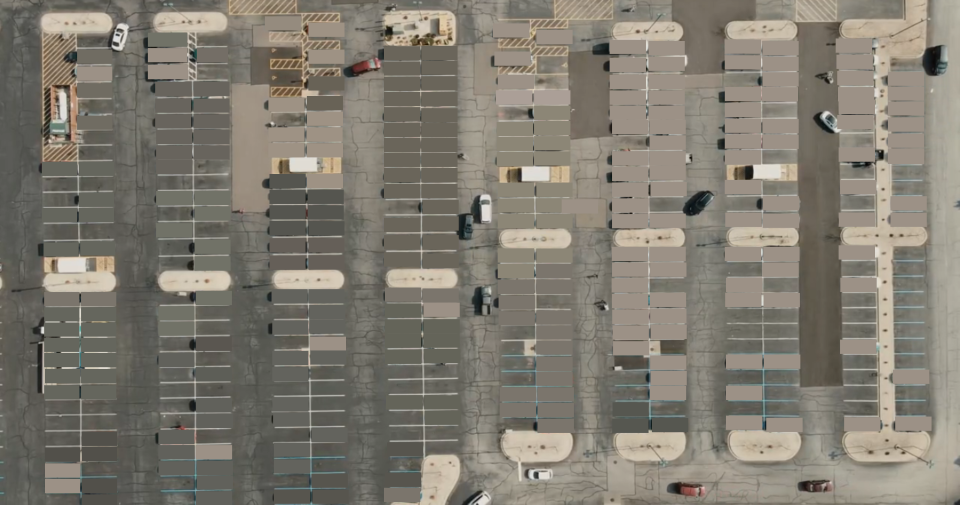
#> input picture Solutions/v1.1_ParkingSlotDetector_CCA/images/parking_lot_empty.png, 1919 x 1009 px (shown at 1/2 size)
$ python parking_slot_status_detector.py
#> lines starting #> are read from the running program, lines starting #| are printed output that depends on the picture; after the words box and inside, x2 and y2 are one past the last pixel; in counts of white or black regions, pixels touching at a corner belong together
import cv2
import numpy as np
import pandas as pd
import os
import cvzone
import csv

# === PARAMETERS ===
THRESHOLD_BINARY_DIFF = 25
MIN_BLOB_AREA = 300     # Ignore small objects (e.g., shadows, litter)

# === Load Images ===
empty_img = cv2.imread("images/parking_lot_empty.png")
#> empty_img is the input picture: shape (1009, 1919, 3); mean B, G, R 113, 123.5, 128.4
current_img = cv2.imread("images/parking_lot.png")
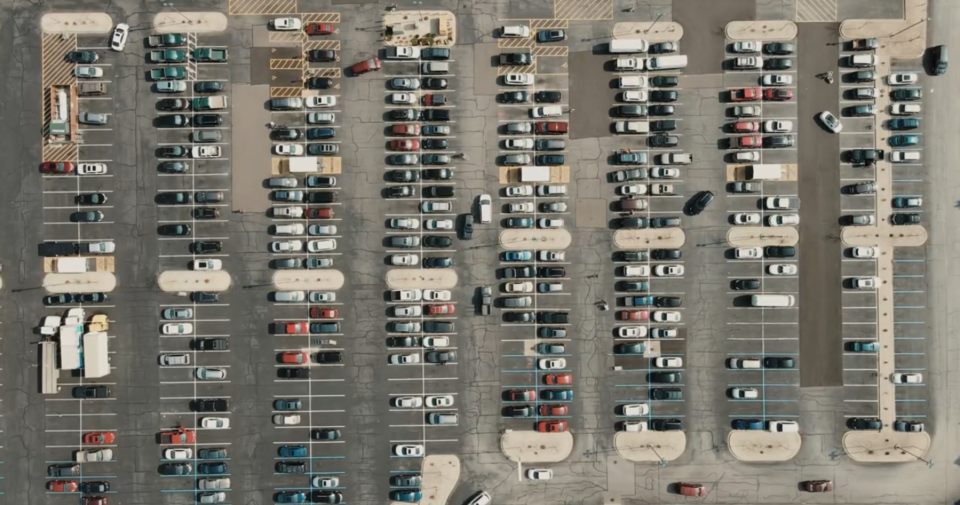
#> input picture Solutions/v1.1_ParkingSlotDetector_CCA/images/parking_lot.png, 1919 x 1010 px (shown at 1/2 size)
#> current_img is the input picture: shape (1010, 1919, 3); mean B, G, R 109.4, 118.6, 121.6

if empty_img is None or current_img is None:
    raise FileNotFoundError("One or both images not found in input folder!")

# === Resize images to match if needed ===
if empty_img.shape != current_img.shape:
    current_img = cv2.resize(current_img, (empty_img.shape[1], empty_img.shape[0]))
#> current_img: shape (1009, 1919, 3)

# === Convert to Grayscale ===
gray_empty = cv2.cvtColor(empty_img, cv2.COLOR_BGR2GRAY)
gray_current = cv2.cvtColor(current_img, cv2.COLOR_BGR2GRAY)
cv2.imwrite("output/gray_empty.png", gray_empty)
cv2.imwrite("output/gray_current.png", gray_current)

# === Difference & Threshold ===
diff_img = cv2.absdiff(gray_empty, gray_current)
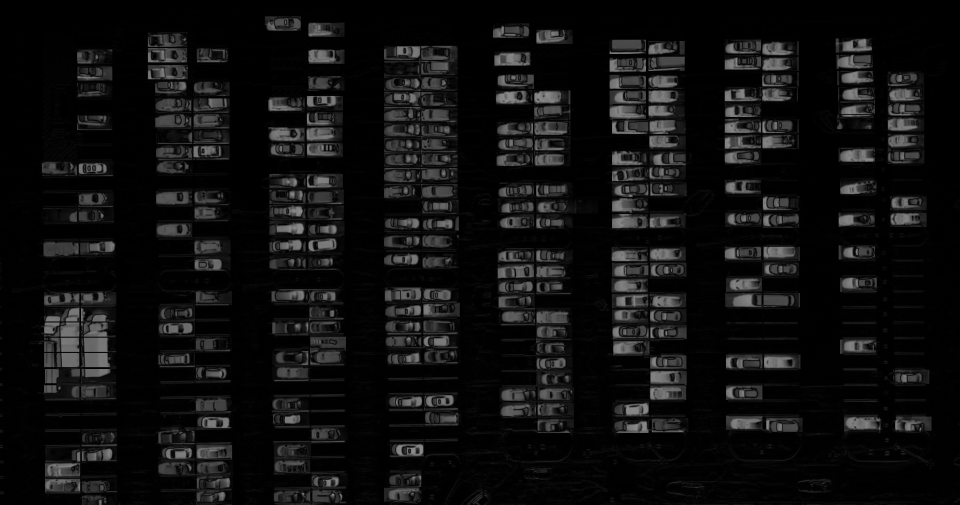
#> diff_img: shape (1009, 1919) (shown at 1/2 size); min 0, max 146, mean 16.1
cv2.imwrite("output/difference_image.png", diff_img)

# === Binary Thresholding ===
_, fg_mask = cv2.threshold(diff_img, THRESHOLD_BINARY_DIFF, 255, cv2.THRESH_BINARY)
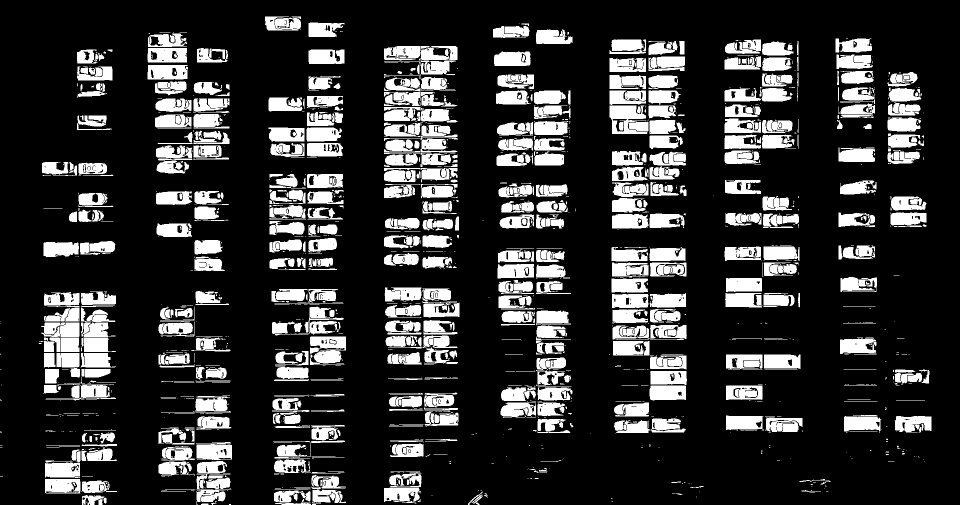
#> fg_mask: shape (1009, 1919) (shown at 1/2 size); 20.5% white; 1626 white regions (855 under 20 px), largest, box (x1, y1, x2, y2) and area: (1219, 211, 1297, 268) 3239, (1225, 650, 1374, 680) 3093, (620, 673, 692, 730) 2909
cv2.imwrite("output/foreground_mask_raw.png", fg_mask)

# === Morphological Cleaning ===
kernel = np.ones((3, 3), np.uint8)
fg_mask = cv2.morphologyEx(fg_mask, cv2.MORPH_OPEN, kernel, iterations=2)
#> fg_mask: shape (1009, 1919); 17.2% white; 711 white regions, largest, box (x1, y1, x2, y2) and area: (1299, 771, 1372, 800) 2030, (295, 130, 375, 159) 2015, (295, 96, 374, 125) 1925
cv2.imwrite("output/foreground_mask_cleaned.png", fg_mask)

# === Connected Component Analysis ===
num_labels, labels, stats, centroids = cv2.connectedComponentsWithStats(fg_mask)
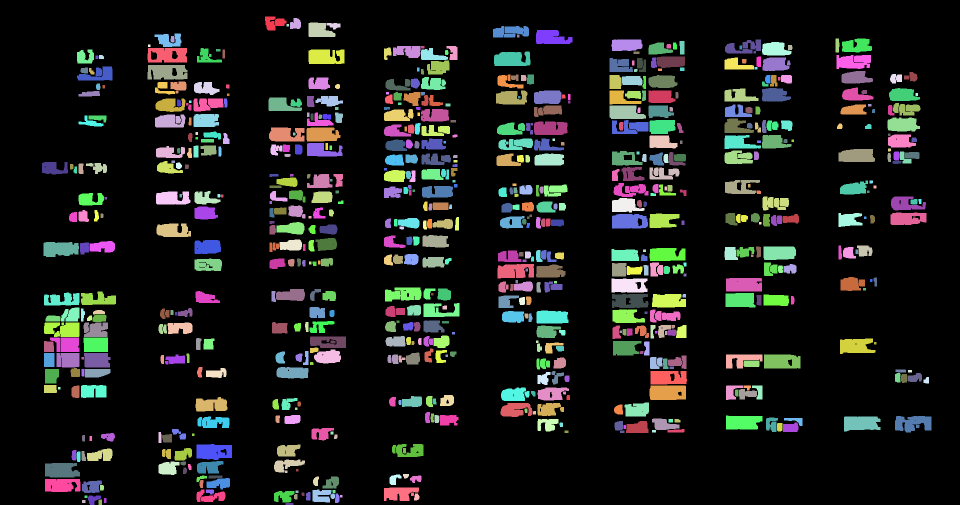
#> labels: shape (1009, 1919) int32 (shown at 1/2 size); 712 distinct labels, from 0 to 711; one colour per label, 0 black
#> num_labels = 712; stats = 712 rows, first 6: [0, 0, 1919, 1009, 1603705], [530, 33, 43, 28, 796], [580, 36, 22, 22, 385], [617, 45, 54, 29, 1201], [653, 46, 28, 13, 242], [573, 48, 5, 5, 25]; centroids = 712 pairs, first value 97.23 to 1852.8, second value 45.36 to 1007

vehicle_blobs = []  # (bounding_box, area)
for i in range(1, num_labels):  # Skip background
    x, y, w, h, area = stats[i]
    if area >= MIN_BLOB_AREA:
        vehicle_blobs.append(((x, y, w, h), area))
#> this loop made 711 passes
#> after the loop, vehicle_blobs = 323 items

# === Visualize Blobs ===
blob_img = current_img.copy()
for (x, y, w, h), area in vehicle_blobs:
    cv2.rectangle(blob_img, (x, y), (x + w, y + h), (255, 0, 0), 2)
    cv2.putText(blob_img, f"Blob Area: {area}", (x, y - 5), cv2.FONT_HERSHEY_PLAIN, 1, (255, 0, 0), 1)
#> this loop made 323 passes
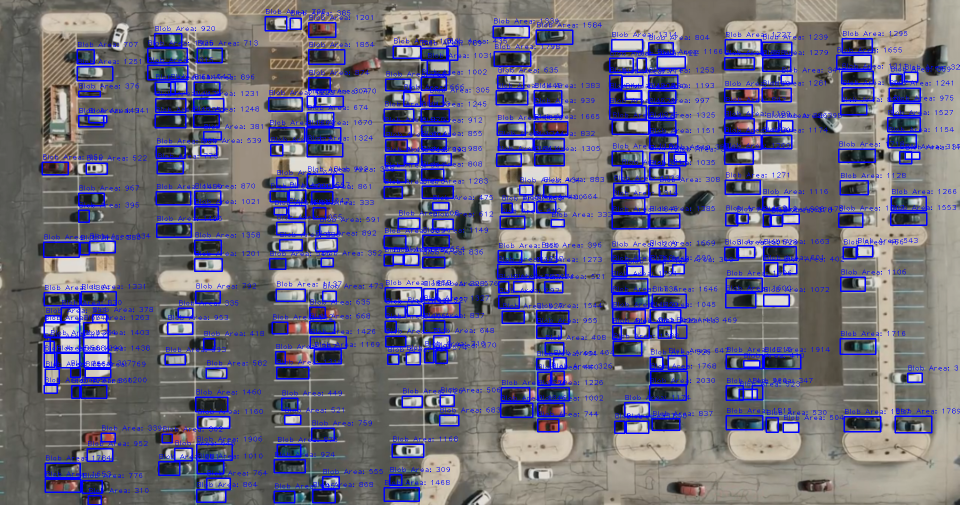
#> blob_img: shape (1009, 1919, 3) (shown at 1/2 size); mean B, G, R 124.6, 106.7, 109.6

# === Save Intermediate Blob Output ===
cv2.imwrite("output/foreground_mask_cleaned.png", fg_mask)
cv2.imwrite("output/blob_detection.png", blob_img)

# === Final Detection Using CSV Slot Map ===
slot_data = pd.read_csv("slots_data\slots.csv")
#> (reads Solutions/v1.1_ParkingSlotDetector_CCA/slots_data/slots.csv from the repository)
final_img = current_img.copy()
occupied_slots, free_slots = [], []

for _, row in slot_data.iterrows():
    sid, x, y, w, h = int(row['id']), int(row['x']), int(row['y']), int(row['w']), int(row['h'])
    slot_box = (x, y, x + w, y + h)
    is_occupied = False

    for (vx, vy, vw, vh), _ in vehicle_blobs:
        vehicle_box = (vx, vy, vx + vw, vy + vh)

        # Calculate overlap
        x_overlap = max(0, min(slot_box[2], vehicle_box[2]) - max(slot_box[0], vehicle_box[0]))
        y_overlap = max(0, min(slot_box[3], vehicle_box[3]) - max(slot_box[1], vehicle_box[1]))
        overlap_area = x_overlap * y_overlap

        if overlap_area > 0:
            is_occupied = True
            break

    # Draw & label slot
    color = (0, 0, 255) if is_occupied else (0, 255, 0)
    cv2.rectangle(final_img, (x, y), (x + w, y + h), color, 2)
    cv2.putText(final_img, f"Slot {sid}", (x, y - 5), cv2.FONT_HERSHEY_PLAIN, 1, color, 1)

    if is_occupied:
        occupied_slots.append(sid)
    else:
        free_slots.append(sid)
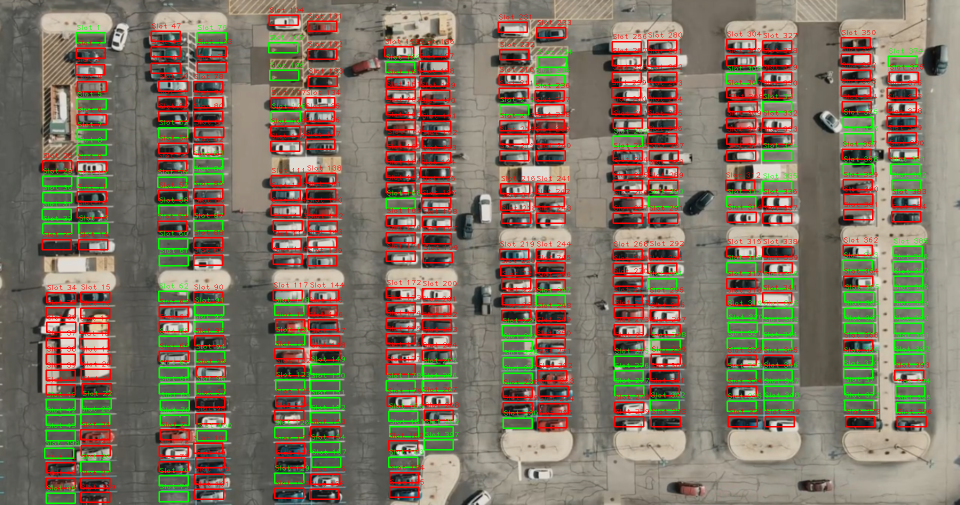
#> final_img: shape (1009, 1919, 3) (shown at 1/2 size); mean B, G, R 97.2, 114.6, 128.9
#> after the loop, free_slots = 123 values from 1 to 400; occupied_slots = 277 values from 2 to 399

# === Count Summary ===
total_slots = len(occupied_slots) + len(free_slots)
#> total_slots = 400
occupied_count = len(occupied_slots)
#> occupied_count = 277
free_count = len(free_slots)
#> free_count = 123

# === Overlay Summary Text ===
summary_text = f"Free: {free_count}/{total_slots}"
#> summary_text = 'Free: 123/400'
cvzone.putTextRect(final_img, summary_text, (40, 50), thickness=3, offset=10, colorR=(0, 200, 0))
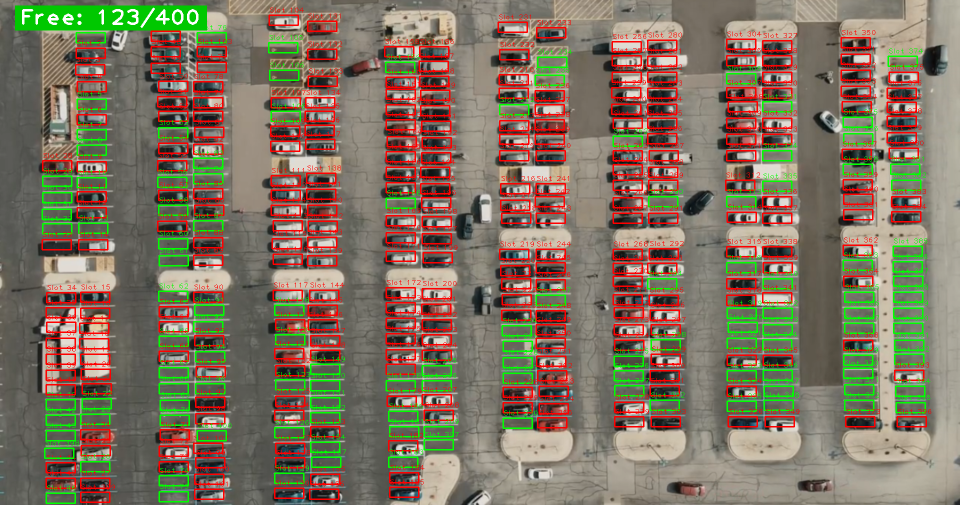
#> final_img: shape (1009, 1919, 3) (shown at 1/2 size); 0.99% of pixels changed, all inside (x1, y1, x2, y2) = (30, 11, 414, 61)

# === Save Final Annotated Image ===
cv2.imwrite("output/parking_slot_status.png", final_img)

# === Count Summary ===
total_slots = len(occupied_slots) + len(free_slots)
occupied_count = len(occupied_slots)
free_count = len(free_slots)

# === Print Summary ===
print("\n===== PARKING STATUS =====")
print(f"Total:    {total_slots}")
#| Total:    400
print(f"Occupied: {occupied_count}")
#| Occupied: 277
print(f"Free:     {free_count}")
#| Free:     123
print("Final status saved to: output/parking_slot_status.png")

# === Save Summary to CSV ===
output_csv_path = os.path.join("output", "parking_slot_status.csv")
with open(output_csv_path, mode='w', newline='') as csvfile:
    writer = csv.writer(csvfile)
    writer.writerow(["Total Slots", "Occupied Slots", "Free Slots"])
    writer.writerow([total_slots, occupied_count, free_count])

print(f"CSV saved to: {output_csv_path}")
